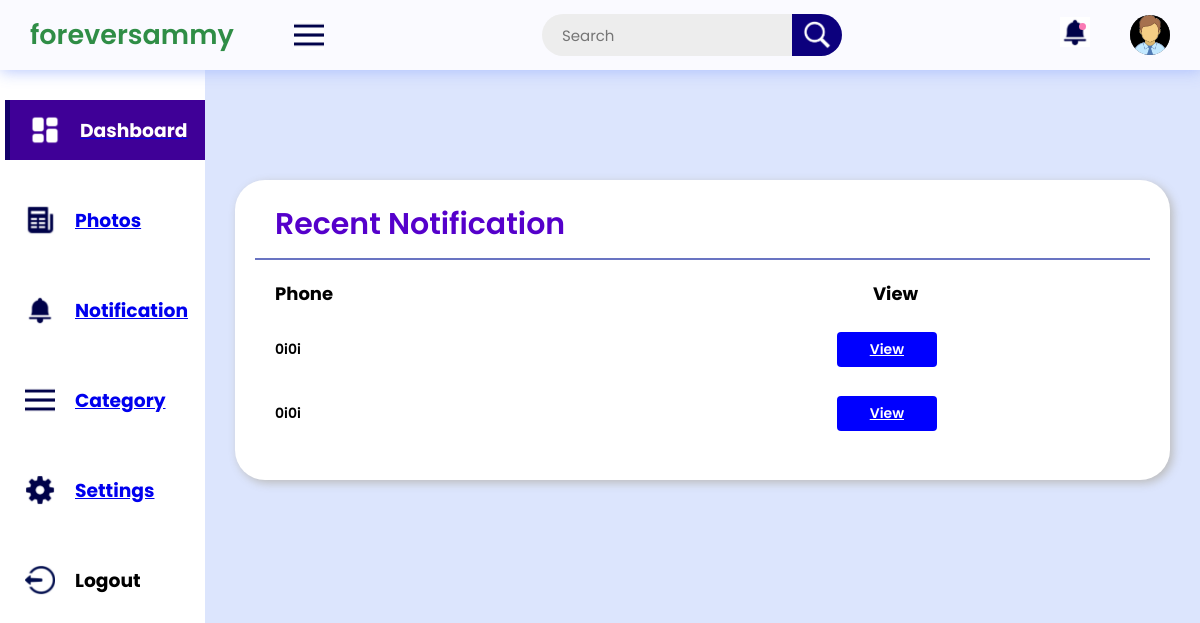
Page /notification on the earlier database version.
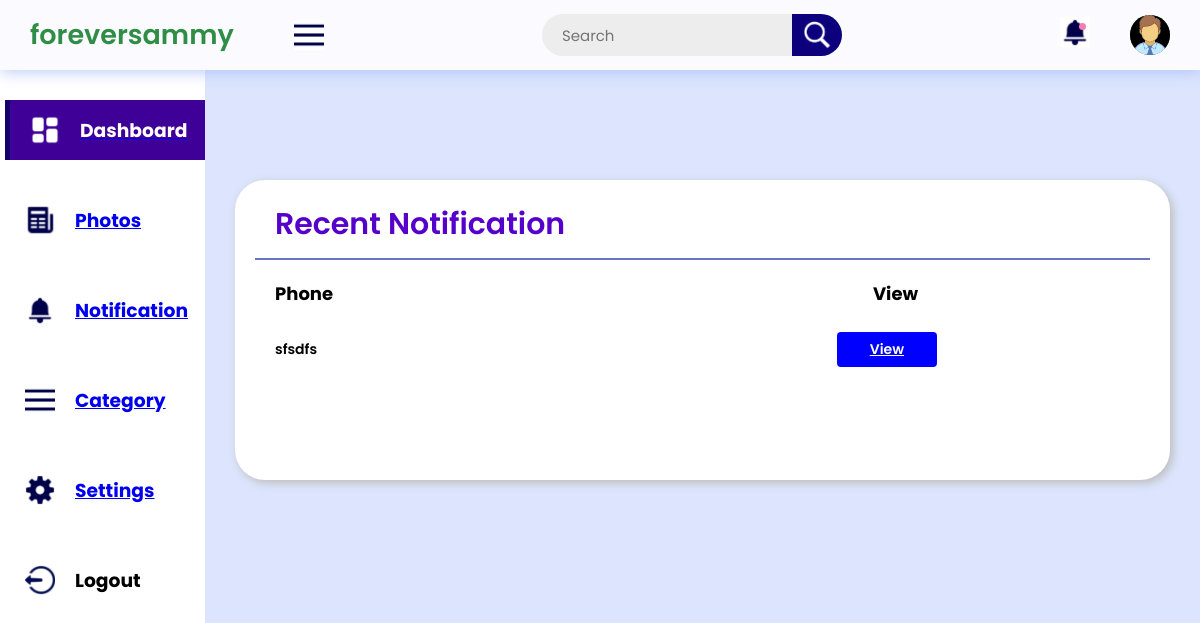
Same page on the later database version.
### app/home/models.py (models this page shows, shortened)
class Message(db.Model):
    id = db.Column(db.String(120), primary_key=True)
    message = db.Column(db.Text, nullable=False)
    email = db.Column(db.String(210), nullable=False)
    phone = db.Column(db.String(20), nullable=True)
    created_at = db.Column(db.DateTime, nullable=False, default=datetime.utcnow)
    @classmethod
    def get_all(cls, page):
        picture = db.session.query(cls).order_by(cls.created_at.desc()).paginate(page=page, per_page=5)
        if (picture is None):
            return (None)
        return (picture)

### app/admin/routes.py (the view)
@app.route('/notification')
def notification():
    page = request.args.get('page', 1, type=int)
    messages = Message.get_all(page)
    return render_template("admin/notification.html", title="admin", messages=messages)

### app/templates/admin/notification.html (shortened to what this page needs)
{% extends 'admin_layout.html' %}
{% block css %}
<link rel="stylesheet" href="{{ url_for('static', filename='css/admin/notification.css') }}">
<link rel="stylesheet" href="{{ url_for('static', filename='css/admin/delete_modal.css') }}">
{% endblock css %}
{% block main %}
<div class="report-container">
    <div class="report-header">
        <h1 class="recent-Articles">Recent Notification</h1>
    </div>
    <div class="report-body">
        <div class="report-topic-heading" id="tag3">
            <h3 class="t-op" id="phone-tag">Phone</h3>
            <h3 class="t-op">View</h3>
        </div>
        {% for message in messages.items %}
        <div class="items" id="tag5">
            <div class="item1" id="tag3">
                <h3 class="t-op-nextlvl" id="phone-tag">{{ message.phone}}</h3>
                <a href="{{ url_for('getnotification', id=message.id)}}" class="t-op-nextlvl label-tag"
         >View</a>
             </div>
            </div>
            {% endfor %}
        </div>
    </div>
</div>
</div>
{% endblock main %}

Differences in the rows shown:
removed Message: phone "0i0i"
removed Message: phone "0i0i"
added Message: phone "sfsdfs"
